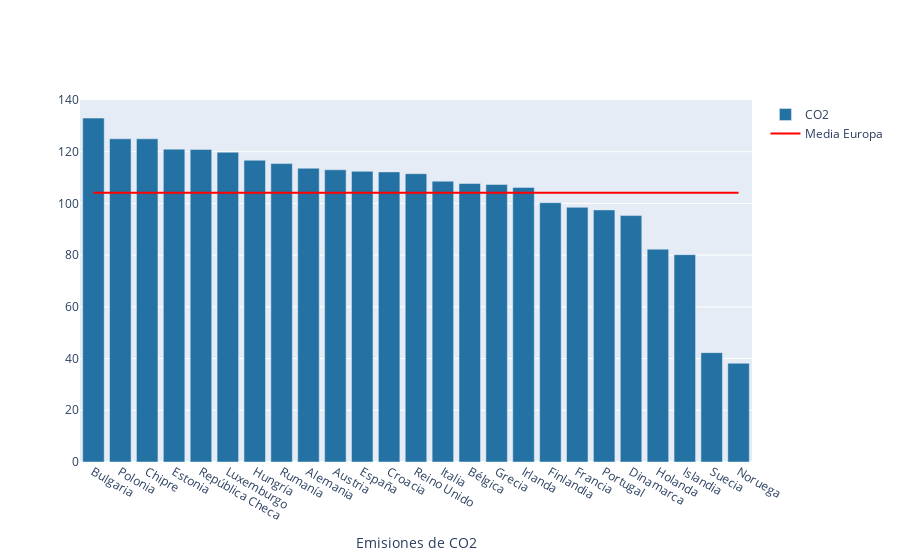

The notebook cell this image was saved under:
### Code cell
CO2_T = pd.read_excel('data\CO2emisions.xlsx',sheet_name = 'CO2_T')

CO2_2 = CO2_T[['Pais','CO2', 'Electric']]
CO2_2['Objetivo'] = CO2_2['CO2'].mean()
CO2_2 = CO2_2.sort_values('CO2', ascending = False)
CO2_2.head()

""""
Índice de calidad del aire mundial
"""

trace1 = go.Bar(x = CO2_2['Pais'],
                y = CO2_2['CO2'],
                name = "CO2",
                marker = dict(color = '#2471A3'))

trace2 = go.Scatter(x = CO2_2['Pais'],
                y = CO2_2['Objetivo'],
                name = "Media Europa",
                marker = dict(color = '#ff0000'))

data = [trace1, trace2] 

fig = go.Figure(data = data) 

fig.update_layout(xaxis_title="Emisiones de CO2")

iplot(fig)


"""
Gráfica de porcentajes de electricos respecto a gasolina y diesel
"""
CO2_2 = CO2_T.sort_values('porcentajeElc', ascending = False)
trace1 = go.Bar(x = CO2_2['Pais'],
                y = CO2_2['porcentajeElc'],
                marker = dict(color = '#2471A3'))

data = [trace1]

fig = go.Figure(data = data) 

fig.update_layout(xaxis_title="")

iplot(fig)

### Figure 1 — Plotly figure (JSON) as saved in the notebook; plotly's stock layout.template omitted (floating-point values rounded to 4 significant figures)
{"data": [{"marker": {"color": "#2471A3"}, "name": "CO2", "type": "bar", "x": ["Bulgaria", "Polonia", "Chipre", "Estonia", "República Checa", "Luxemburgo", "Hungría", "Rumanía", "Alemania", "Austria", "España", "Croacia", "Reino Unido", "Italia", "Bélgica", "Grecia", "Irlanda", "Finlandia", "Francia", "Portugal", "Dinamarca", "Holanda", "Islandia", "Suecia", "Noruega"], "y": [133, 125, 125, 121, 120.9, 119.8, 116.7, 115.4, 113.6, 113, 112.4, 112.2, 111.5, 108.6, 107.7, 107.3, 106.2, 100.3, 98.5, 97.5, 95.3, 82.3, 80.2, 42.3, 38.2]}, {"marker": {"color": "#ff0000"}, "name": "Media Europa", "type": "scatter", "x": ["Bulgaria", "Polonia", "Chipre", "Estonia", "República Checa", "Luxemburgo", "Hungría", "Rumanía", "Alemania", "Austria", "España", "Croacia", "Reino Unido", "Italia", "Bélgica", "Grecia", "Irlanda", "Finlandia", "Francia", "Portugal", "Dinamarca", "Holanda", "Islandia", "Suecia", "Noruega"], "y": [104.2, 104.2, 104.2, 104.2, 104.2, 104.2, 104.2, 104.2, 104.2, 104.2, 104.2, 104.2, 104.2, 104.2, 104.2, 104.2, 104.2, 104.2, 104.2, 104.2, 104.2, 104.2, 104.2, 104.2, 104.2]}], "layout": {"xaxis": {"title": {"text": "Emisiones de CO2"}}}}
